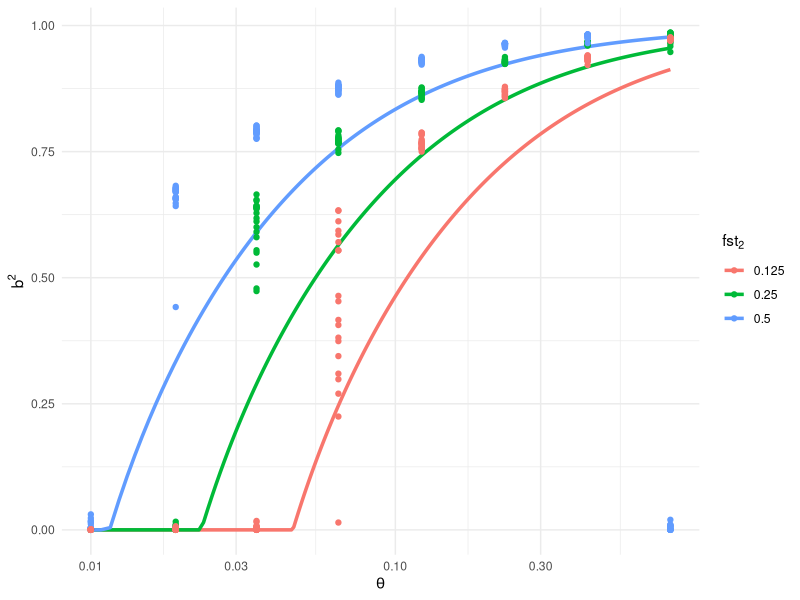
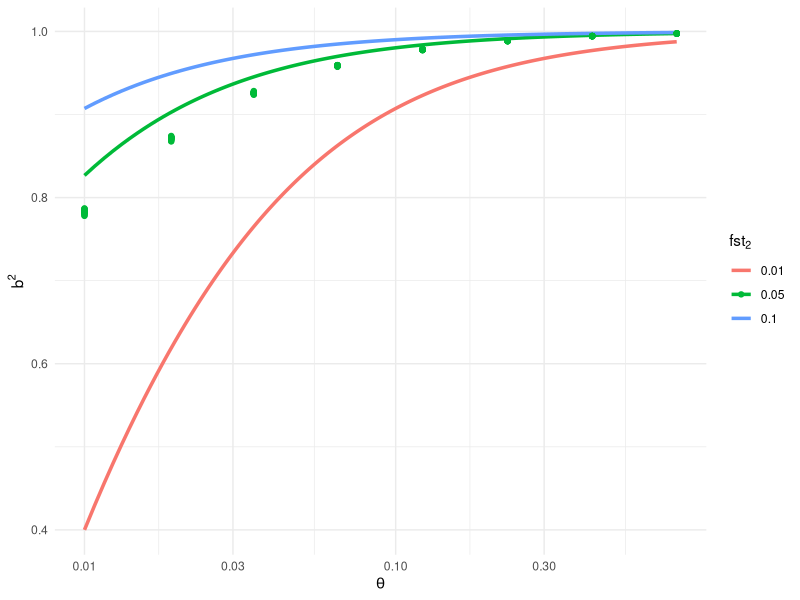
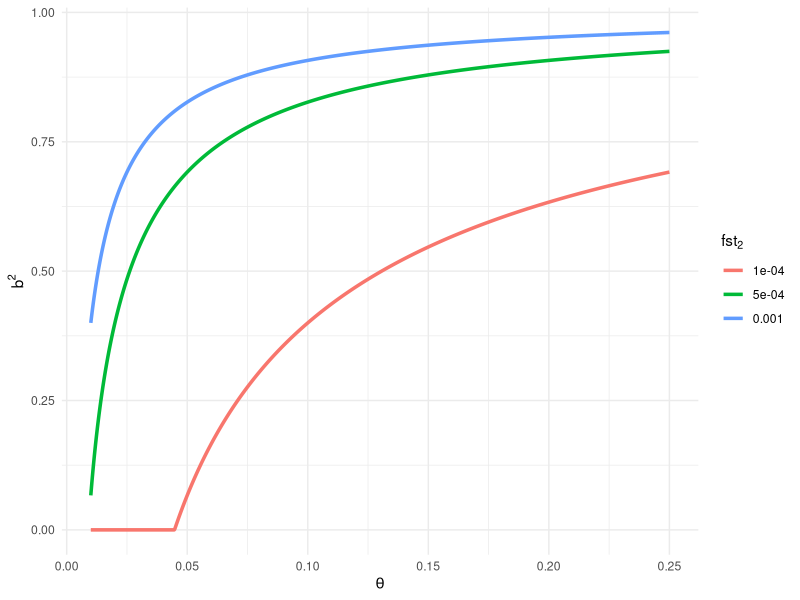

Write R code to recreate these figures, in order.
## ---- chunk 1
knitr::opts_chunk$set(echo = TRUE)
library(data.table)
library(tidyverse)
## ---- chunk 2
dfPlot <- fread("../plots/results_M-5000_L-1000.txt")
colnames(dfPlot)[9] <- "fst2" 
## ---- chunk 3
# Define parameters
M <- 5e3  
L <- 1e3  
fst1 <- 0.5
fst2_values <- c( 0.125, 0.25, 0.5)

# Define theta range
theta_seq <- seq(0.01, 0.8, length.out = 1000)

# Create a data frame with all combinations of theta and fst1 values
df <- expand_grid(theta = theta_seq, fst2 = fst2_values) %>%
  mutate(
    lambda = (1 + (M * (theta)*fst2)) / log(2*M),
    #lambda = (1 + (M * (theta)*fst2)),
    pc2 = case_when(
      lambda > (1 + sqrt(M/L)) ~ (1 - ((M/L)/(lambda - 1)^2))/(1 + ((M/L)/(lambda - 1))),
      #lambda > (1 + sqrt(M/L)) ~ ((theta^2 * M * L * fst2^2) - 1)/((theta^2 * M * L * fst2^2) + (theta * M * fst2)),
      lambda <= (1 + sqrt(M/L)) ~ 0
    )
  )

# Plot using ggplot with different colors for each fst1 value
ggplot(df, aes(x = theta, y = pc2, color = factor(fst2))) +
  geom_line(size = 1.2) +
  labs(
    x = expression(theta),
    y = expression(b^2),
    color = expression(fst[2])  # Label for legend
  ) +
  theme_minimal() + scale_x_log10() +
  geom_point(data = dfPlot, aes(x = theta, y = b2PC2))
## ---- chunk 4
dfPlot <- fread("../plots/results_M-50000_L-10000.txt")
colnames(dfPlot)[9] <- "fst2" 
## ---- chunk 5
# Define parameters
M <- 5e4  
L <- 1e4  
fst1 <- 0.2
fst2_values <- c( 0.01, 0.05, 0.1)

# Define theta range
theta_seq <- seq(0.01, 0.8, length.out = 1000)

# Create a data frame with all combinations of theta and fst1 values
df <- expand_grid(theta = theta_seq, fst2 = fst2_values) %>%
  mutate(
    #lambda = (1 + (M * (theta)*fst2)) / log(2*M),
    lambda = (1 + (M * (theta)*fst2)),
    pc2 = case_when(
      #lambda > (1 + sqrt(M/L)) ~ (1 - ((M/L)/(lambda - 1)^2))/(1 + ((M/L)/(lambda - 1))),
      lambda > (1 + sqrt(M/L)) ~ ((theta^2 * M * L * fst2^2) - 1)/((theta^2 * M * L * fst2^2) + (theta * M * fst2)),
      lambda <= (1 + sqrt(M/L)) ~ 0
    )
  )

# Plot using ggplot with different colors for each fst1 value
ggplot(df, aes(x = theta, y = pc2, color = factor(fst2))) +
  geom_line(size = 1.2) +
  labs(
    x = expression(theta),
    y = expression(b^2),
    color = expression(fst[2])  # Label for legend
  ) +
  theme_minimal() + scale_x_log10() +
  geom_point(data = dfPlot, aes(x = theta, y = b2PC2))
## ---- chunk 6
# Define parameters
M <- 5e5  
L <- 1e5  
fst1 <- 0.01
fst2_values <- c( 0.0001, 0.0005, 0.001)

# Define theta range
theta_seq <- seq(0.01, 0.25, length.out = 1000)

# Create a data frame with all combinations of theta and fst1 values
df <- expand_grid(theta = theta_seq, fst2 = fst2_values) %>%
  mutate(
    #lambda = (1 + (M * (theta)*fst2)) / log(2*M),
    lambda = (1 + (M * (theta)*fst2)),
    pc2 = case_when(
      #lambda > (1 + sqrt(M/L)) ~ (1 - ((M/L)/(lambda - 1)^2))/(1 + ((M/L)/(lambda - 1))),
      lambda > (1 + sqrt(M/L)) ~ ((theta^2 * M * L * fst2^2) - 1)/((theta^2 * M * L * fst2^2) + (theta * M * fst2)),
      lambda <= (1 + sqrt(M/L)) ~ 0
    )
  )

# Plot using ggplot with different colors for each fst1 value
ggplot(df, aes(x = theta, y = pc2, color = factor(fst2))) +
  geom_line(size = 1.2) +
  labs(
    x = expression(theta),
    y = expression(b^2),
    color = expression(fst[2])  # Label for legend
  ) +
  theme_minimal()
